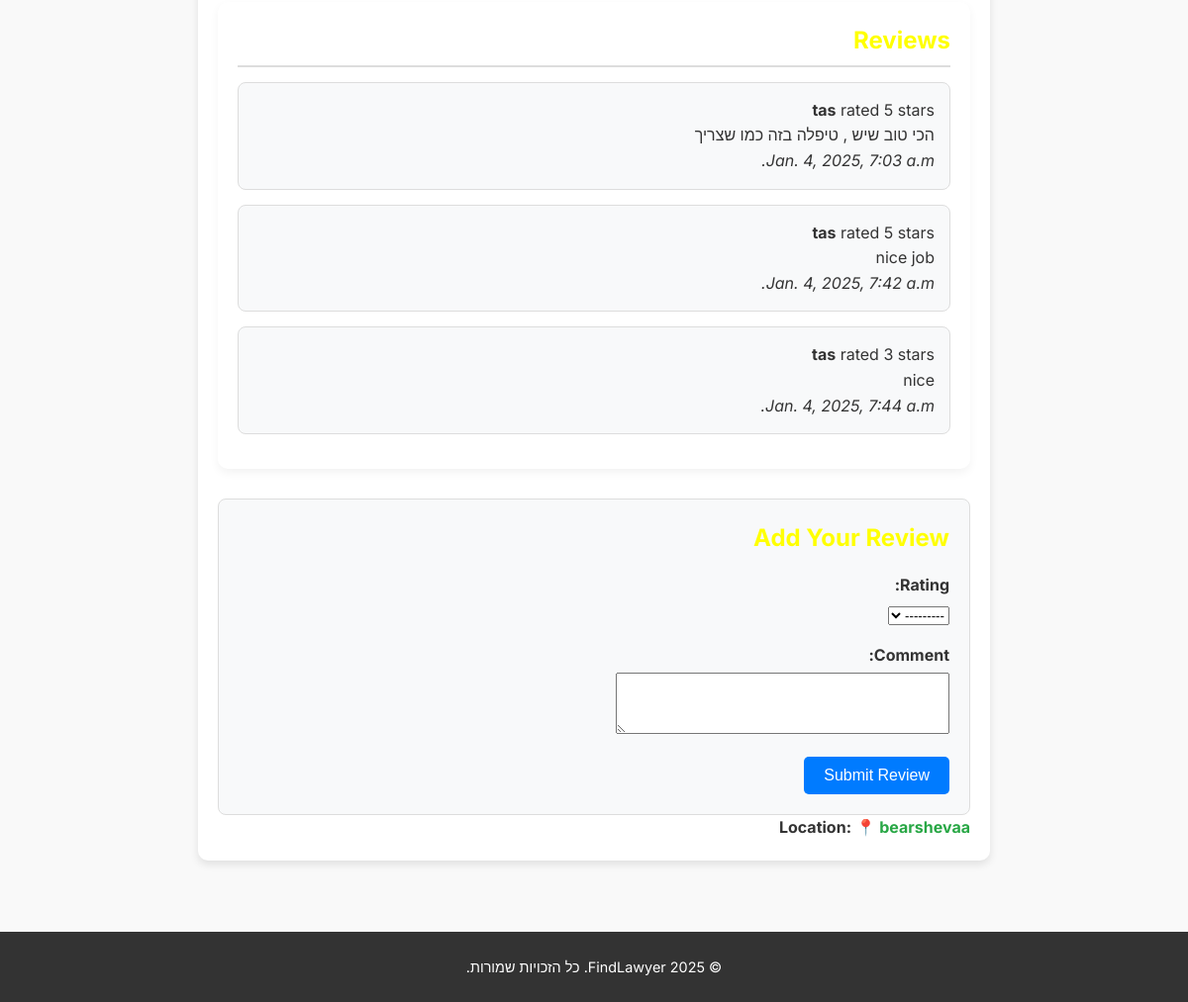
The app's page /lawyer/11/ (lower part), older data.
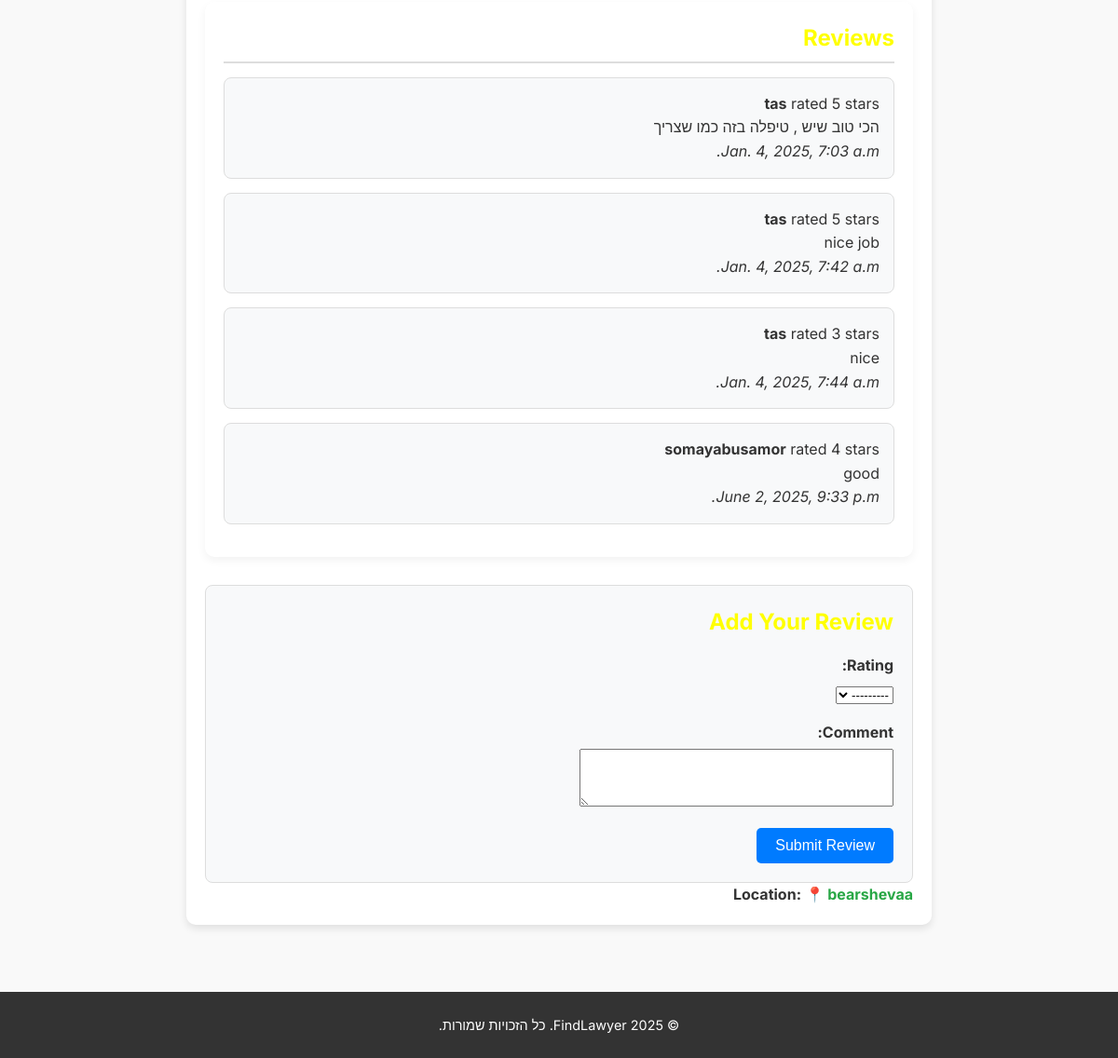
The same page, newer data.
### home/models.py (models this page shows, shortened)
class Review(models.Model):
    lawyer = models.ForeignKey(Lawyer, on_delete=models.CASCADE, related_name='reviews')
    user = models.ForeignKey(User, on_delete=models.CASCADE)  # Review author
    rating = models.PositiveIntegerField(choices=[(i, i) for i in range(1, 6)])  # 1-5 stars
    comment = models.TextField(blank=True)
    created_at = models.DateTimeField(auto_now_add=True)

### home/views.py (the view, shortened to what this page needs)
# urls.py: path('lawyer/<int:pk>/', views.lawyer_profile, name='lawyer_profile'),
def lawyer_profile(request, pk):
    lawyer = get_object_or_404(Lawyer, pk=pk)
    reviews = lawyer.reviews.all()  # Fetch all reviews for the lawyer
    form = ReviewForm()  # Initialize the form here
    return render(request, 'home/lawyer_profile.html', {'lawyer': lawyer, 'reviews': reviews, 'form': form})

### home/forms.py
class ReviewForm(forms.ModelForm):
    class Meta:
        model = Review
        fields = ['rating', 'comment']
        widgets = {
            'rating': forms.Select(choices=[(i, i) for i in range(1, 6)]),
            'comment': forms.Textarea(attrs={'rows': 4}),
        }

### home/templates/home/lawyer_profile.html (shortened to what this page needs)
<!DOCTYPE html>
<html lang="en">
{% extends 'home/base_generic.html' %}
{% load static %}
{% block content %}
<div class="profile-container">
    <div class="reviews-section">
        <h2>Reviews</h2>
        {% if reviews %}
            {% for review in reviews %}
                <div class="review">
                    <p><strong>{{ review.user.username }}</strong> rated {{ review.rating }} stars</p>
                    <p>{{ review.comment }}</p>
                    <p><em>{{ review.created_at }}</em></p>
                </div>
            {% endfor %}
        {% else %}
            <p>No reviews yet. Be the first to review!</p>
        {% endif %}
    </div>
    <div class="add-review">
        <h2>Add Your Review</h2>
        <form method="post">
            <div class="form-group">
                <label for="rating"><strong>Rating:</strong></label>
                {{ form.rating }}
            </div>
            <div class="form-group">
                <label for="comment"><strong>Comment:</strong></label>
                {{ form.comment }}
            </div>
            <button type="submit" class="btn-submit">Submit Review</button>
        </form>
    </div>
    <p>
        <strong>Location:</strong>
        <span style="color: #28a745; font-weight: bold;">
            📍 {{ lawyer.location }}
        </span>
    </p>
</div>
{% endblock %}

Row changes from the older to the newer data that the page shows:
added Review: user.username "somayabusamor", rating "4", comment "good", created_at "June 2, 2025, 9:33 p.m."
